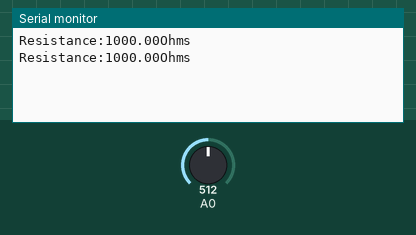
Recording of a sketch running on a simulated Arduino Uno, built with avr-gcc and run on an emulated ATmega328P. Parts: the last lines printed to the serial monitor. The inputs (shaded band) are chosen by the test bench; at power-on: A0 = 512.

Above: at 1.8 s.
1.9 s: A0 set to 0
At 2.8 s:
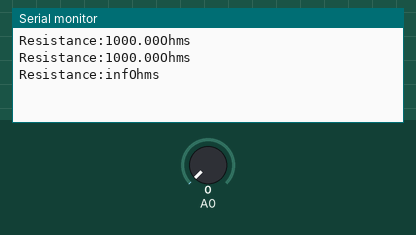
4.5 s: A0 set to 122
At 5.6 s:
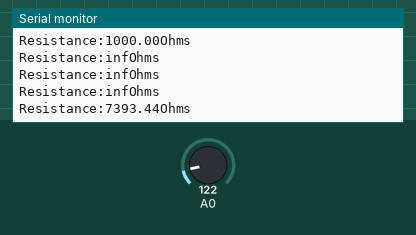

The sketch:

resistance.ino
```cpp
void setup () {
    Serial.begin (9600);
}

void loop () {
    int Value = analogRead (A0);
    float voltage = Value*(5.0/1024.0);
    float current = voltage / 1000;
    float VRx = 5 - voltage ;
    float Rx = VRx / current ;
    Rx = (5 - voltage) / current ;
    Serial.print ("Resistance:");
    Serial.print (Rx);
    Serial.println ("Ohms");
    delay (1000);
}
```

Measured:
- after the input at 1.9 s, the serial monitor: prints a new line after 0.10 s (image 1)
- after the input at 4.5 s, the serial monitor: prints a new line after 0.50 s (image 2)
